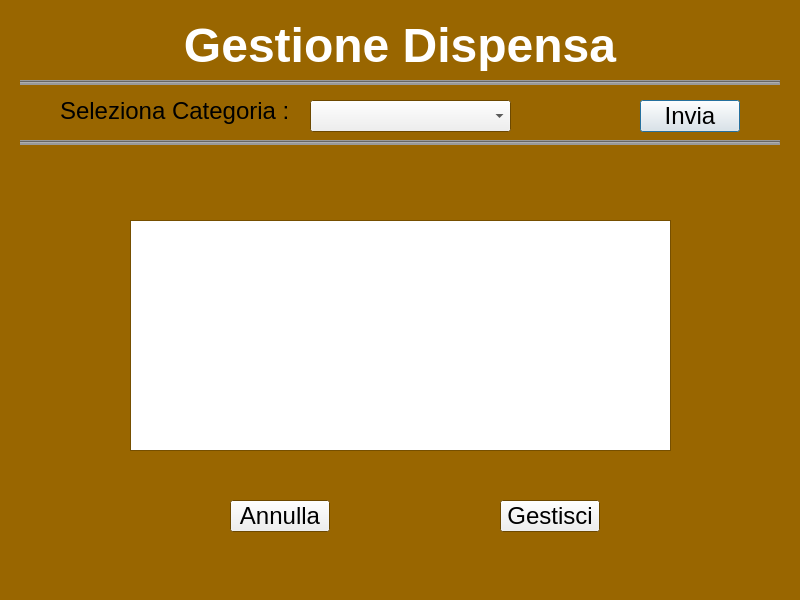
<?xml version="1.0" encoding="UTF-8"?>
<ui version="4.0">
 <class>Gestione</class>
 <widget class="QDialog" name="Gestione">
  <property name="geometry">
   <rect>
    <x>0</x>
    <y>0</y>
    <width>800</width>
    <height>600</height>
   </rect>
  </property>
  <property name="palette">
   <palette>
    <active>
     <colorrole role="Window">
      <brush brushstyle="SolidPattern">
       <color alpha="255">
        <red>153</red>
        <green>102</green>
        <blue>0</blue>
       </color>
      </brush>
     </colorrole>
    </active>
    <inactive>
     <colorrole role="Window">
      <brush brushstyle="SolidPattern">
       <color alpha="255">
        <red>153</red>
        <green>102</green>
        <blue>0</blue>
       </color>
      </brush>
     </colorrole>
    </inactive>
    <disabled>
     <colorrole role="Base">
      <brush brushstyle="SolidPattern">
       <color alpha="255">
        <red>153</red>
        <green>102</green>
        <blue>0</blue>
       </color>
      </brush>
     </colorrole>
     <colorrole role="Window">
      <brush brushstyle="SolidPattern">
       <color alpha="255">
        <red>153</red>
        <green>102</green>
        <blue>0</blue>
       </color>
      </brush>
     </colorrole>
    </disabled>
   </palette>
  </property>
  <property name="font">
   <font>
    <family>Lucida Grande</family>
    <pointsize>18</pointsize>
   </font>
  </property>
  <property name="windowTitle">
   <string>Gestione</string>
  </property>
  <widget class="QLabel" name="label">
   <property name="geometry">
    <rect>
     <x>20</x>
     <y>20</y>
     <width>760</width>
     <height>51</height>
    </rect>
   </property>
   <property name="palette">
    <palette>
     <active>
      <colorrole role="WindowText">
       <brush brushstyle="SolidPattern">
        <color alpha="255">
         <red>51</red>
         <green>51</green>
         <blue>204</blue>
        </color>
       </brush>
      </colorrole>
      <colorrole role="Text">
       <brush brushstyle="SolidPattern">
        <color alpha="255">
         <red>0</red>
         <green>0</green>
         <blue>0</blue>
        </color>
       </brush>
      </colorrole>
     </active>
     <inactive>
      <colorrole role="WindowText">
       <brush brushstyle="SolidPattern">
        <color alpha="255">
         <red>255</red>
         <green>255</green>
         <blue>255</blue>
        </color>
       </brush>
      </colorrole>
      <colorrole role="Text">
       <brush brushstyle="SolidPattern">
        <color alpha="255">
         <red>255</red>
         <green>255</green>
         <blue>255</blue>
        </color>
       </brush>
      </colorrole>
     </inactive>
     <disabled>
      <colorrole role="WindowText">
       <brush brushstyle="SolidPattern">
        <color alpha="63">
         <red>0</red>
         <green>0</green>
         <blue>0</blue>
        </color>
       </brush>
      </colorrole>
      <colorrole role="Text">
       <brush brushstyle="SolidPattern">
        <color alpha="63">
         <red>0</red>
         <green>0</green>
         <blue>0</blue>
        </color>
       </brush>
      </colorrole>
     </disabled>
    </palette>
   </property>
   <property name="font">
    <font>
     <family>Lucida Grande</family>
     <pointsize>36</pointsize>
     <bold>true</bold>
    </font>
   </property>
   <property name="text">
    <string>Gestione Dispensa</string>
   </property>
   <property name="alignment">
    <set>Qt::AlignmentFlag::AlignCenter</set>
   </property>
  </widget>
  <widget class="Line" name="line">
   <property name="geometry">
    <rect>
     <x>20</x>
     <y>80</y>
     <width>760</width>
     <height>5</height>
    </rect>
   </property>
   <property name="styleSheet">
    <string notr="true">background-color: rgb(153, 153, 153);</string>
   </property>
   <property name="orientation">
    <enum>Qt::Orientation::Horizontal</enum>
   </property>
  </widget>
  <widget class="QLabel" name="label_2">
   <property name="geometry">
    <rect>
     <x>60</x>
     <y>90</y>
     <width>231</width>
     <height>41</height>
    </rect>
   </property>
   <property name="text">
    <string>Seleziona Categoria : </string>
   </property>
  </widget>
  <widget class="QComboBox" name="comboBox">
   <property name="geometry">
    <rect>
     <x>310</x>
     <y>100</y>
     <width>201</width>
     <height>32</height>
    </rect>
   </property>
  </widget>
  <widget class="QPushButton" name="pushButton_2">
   <property name="geometry">
    <rect>
     <x>640</x>
     <y>100</y>
     <width>100</width>
     <height>32</height>
    </rect>
   </property>
   <property name="text">
    <string>Invia</string>
   </property>
  </widget>
  <widget class="Line" name="line_2">
   <property name="geometry">
    <rect>
     <x>20</x>
     <y>140</y>
     <width>760</width>
     <height>5</height>
    </rect>
   </property>
   <property name="styleSheet">
    <string notr="true">background-color: rgb(153, 153, 153);</string>
   </property>
   <property name="orientation">
    <enum>Qt::Orientation::Horizontal</enum>
   </property>
  </widget>
  <widget class="QListWidget" name="listWidget">
   <property name="geometry">
    <rect>
     <x>130</x>
     <y>220</y>
     <width>541</width>
     <height>231</height>
    </rect>
   </property>
  </widget>
  <widget class="QLabel" name="label_3">
   <property name="geometry">
    <rect>
     <x>170</x>
     <y>170</y>
     <width>471</width>
     <height>31</height>
    </rect>
   </property>
   <property name="text">
    <string/>
   </property>
   <property name="alignment">
    <set>Qt::AlignmentFlag::AlignCenter</set>
   </property>
  </widget>
  <widget class="QPushButton" name="pushButton_3">
   <property name="geometry">
    <rect>
     <x>500</x>
     <y>500</y>
     <width>100</width>
     <height>32</height>
    </rect>
   </property>
   <property name="text">
    <string>Gestisci</string>
   </property>
  </widget>
  <widget class="QPushButton" name="pushButton_4">
   <property name="geometry">
    <rect>
     <x>230</x>
     <y>500</y>
     <width>100</width>
     <height>32</height>
    </rect>
   </property>
   <property name="text">
    <string>Annulla</string>
   </property>
  </widget>
 </widget>
 <resources/>
 <connections/>
</ui>
